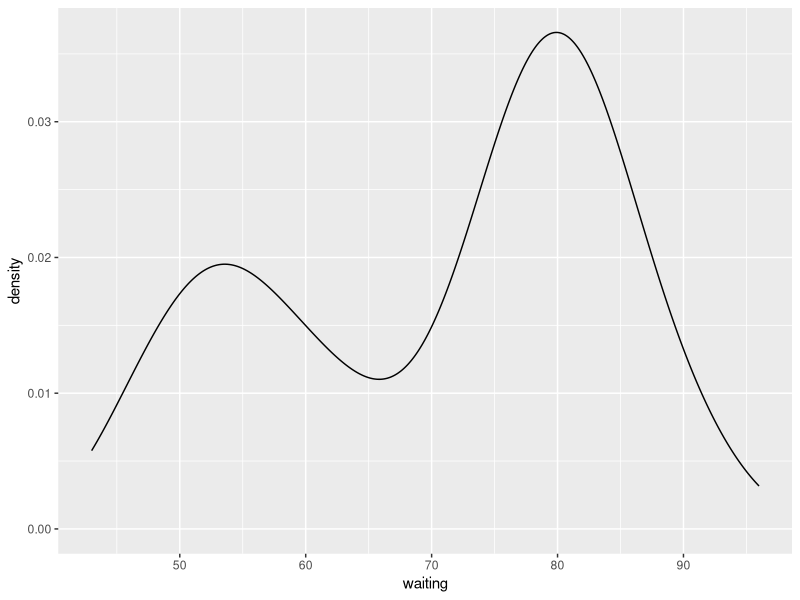
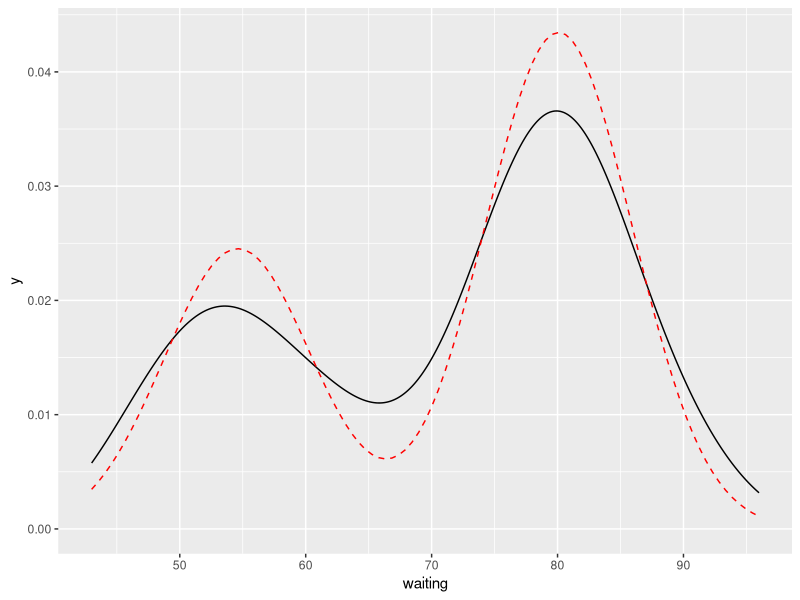

These figures' R source, in order:
library(ggplot2)
library(mixtools)

base <- ggplot(faithful, aes(x = waiting))
base <- base + geom_density()
base

mixout <- normalmixEM(faithful$waiting, k = 2)
# str(mixout) # simple structure print
mdf <- function(x){#function(x) (mixout$lambda[1])*dnorm(x, mean = mixout$mu[1], sd = mixout$sigma[1]) + (mixout$lambda[2])*dnorm(x, mean = mixout$mu[2], sd = mixout$sigma[2])
 (mixout$lambda[1]) * dnorm(x, mean = mixout$mu[1], sd = mixout$sigma[1]) + (mixout$lambda[2]) * dnorm(x, mean = mixout$mu[2], sd = mixout$sigma[2])
}

base <- base + stat_function(fun = mdf, colour = "red", linetype = "dashed")
base
